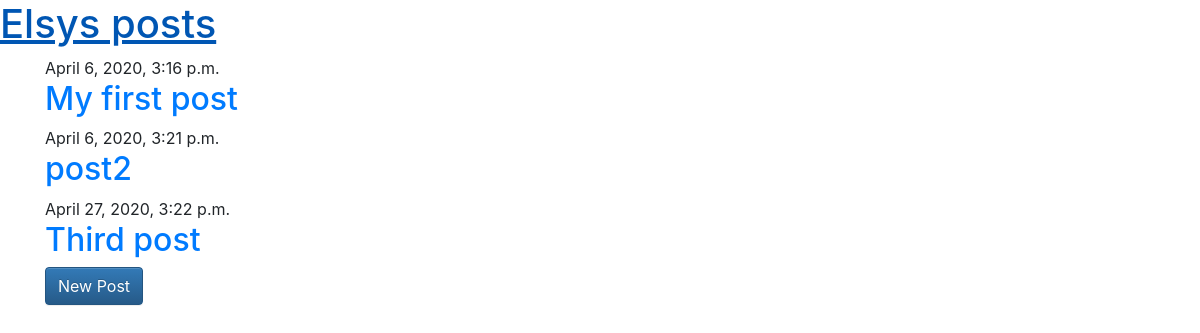
/, run on an earlier commit of the app's database.
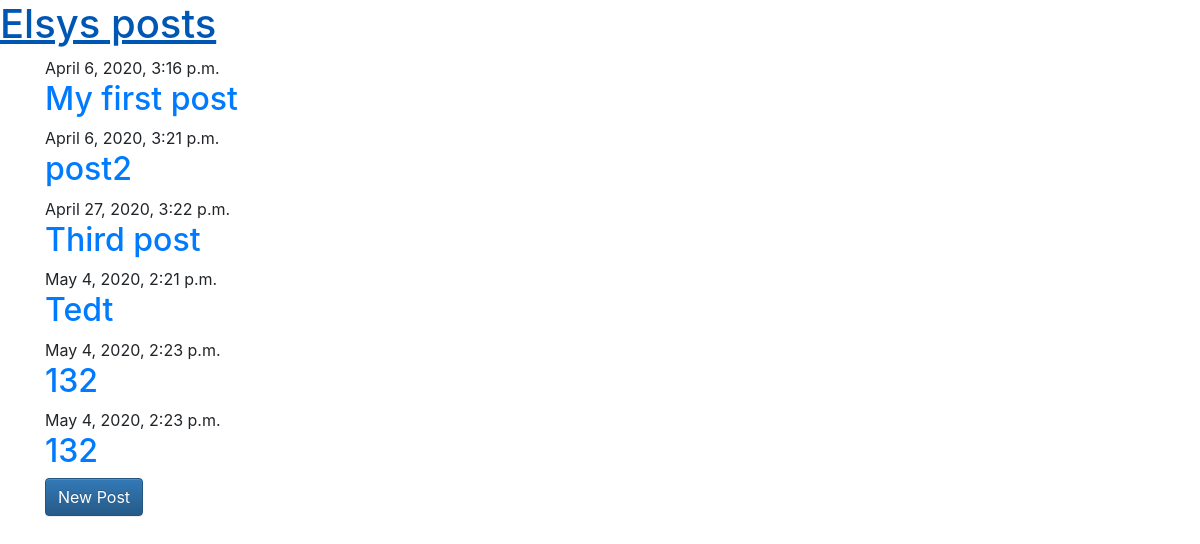
And on a later commit of the database.
### home/models.py (models this page shows)
class Post(models.Model):
    title = models.CharField(max_length=25)
    text = models.TextField()
    created = models.DateTimeField(auto_now_add=True)

### home/views.py (the view)
# urls.py: path('', index),
def index(request):
    posts = Post.objects.all()
    context = {"posts": posts}
    return render(request, "index.html", context)

### home/templates/index.html
{% extends 'base.html' %}
{% block content %}
    {% for post in posts %}
        <div class="post">
            <div class="date">
                {{ post.created }}
            </div>
            <h2><a href="/posts/{{ post.id }}/">{{ post.title }}</a></h2>
        </div>
    {% endfor %}
    <a class="btn btn-primary" href="/create" role="button">New Post</a>
{% endblock %}

What changed in the data, as far as the page shows it:
added Post: created "May 4, 2020, 2:21 p.m.", title "Tedt"
added Post: created "May 4, 2020, 2:23 p.m.", title "132"
added Post: created "May 4, 2020, 2:23 p.m.", title "132"
